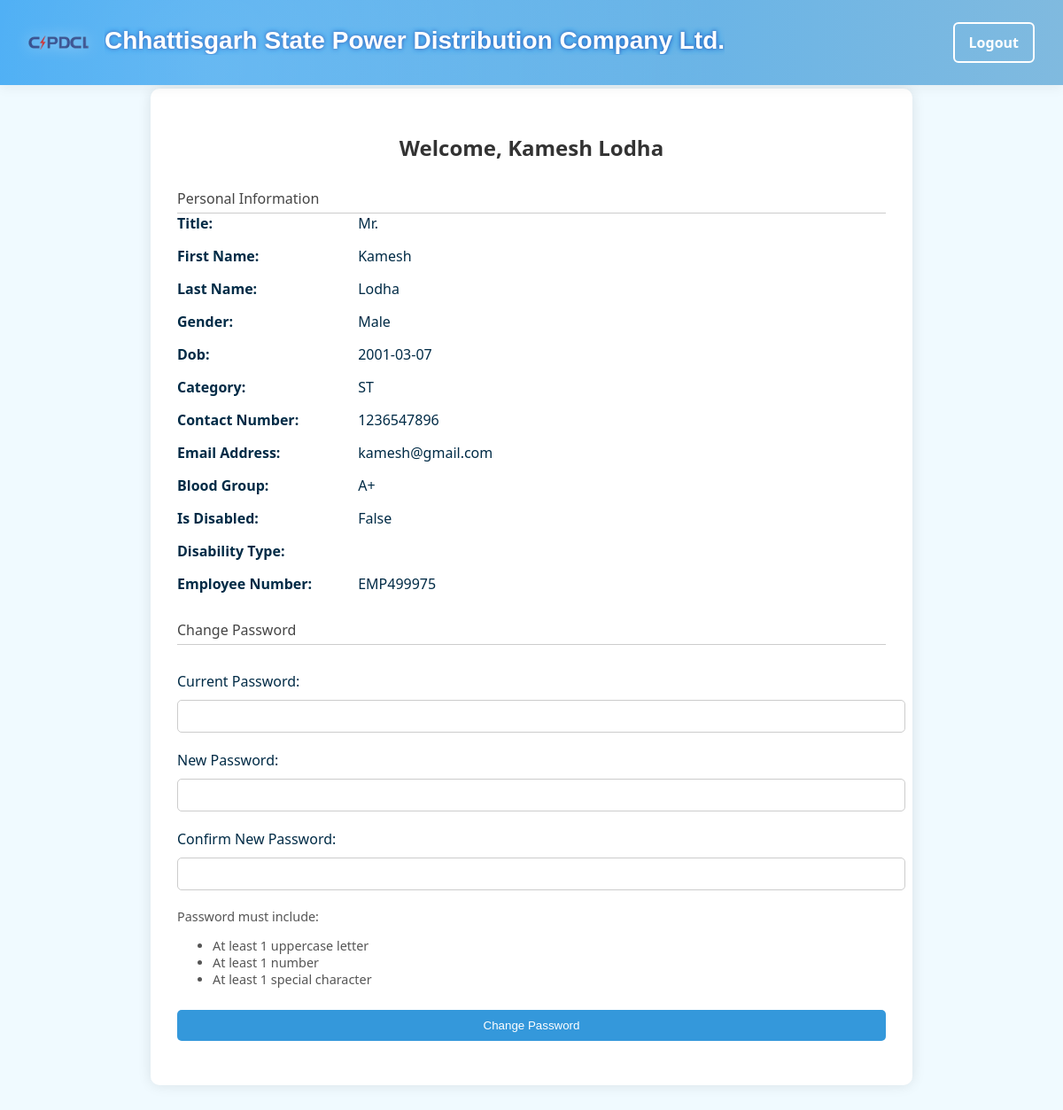
Page /my-profile (signed in) on the committed database.
### tables this page shows
CREATE TABLE users (
            id INTEGER PRIMARY KEY AUTOINCREMENT,
            username TEXT NOT NULL UNIQUE,
            password TEXT NOT NULL,
            role TEXT NOT NULL,
            manager_id INTEGER
        , title TEXT, first_name TEXT, last_name TEXT, gender TEXT, dob TEXT, category TEXT, employee_number TEXT, contact_number TEXT, email_address TEXT, blood_group TEXT, is_disabled BOOLEAN DEFAULT 0, disability_type TEXT, has_12th BOOLEAN DEFAULT 0, `12th_stream` TEXT, `12th_percentage` REAL, `12th_year` INTEGER, `12th_school` TEXT, `12th_board` TEXT, has_graduation BOOLEAN DEFAULT 0, graduation_degree TEXT, graduation_specialization TEXT, graduation_cgpa REAL, graduation_college TEXT, graduation_year INTEGER, has_pg BOOLEAN DEFAULT 0, pg_degree TEXT, pg_specialization TEXT, pg_cgpa REAL, pg_college TEXT, pg_year INTEGER, has_phd BOOLEAN DEFAULT 0, phd_field TEXT, phd_specialization TEXT, phd_status TEXT, phd_university TEXT, phd_year INTEGER, phd_thesis TEXT, office TEXT, designation TEXT, employee_type TEXT, subgroup TEXT, class INTEGER);

### app.py (the view)
@app.route('/my-profile', methods=['GET'])
@login_required
def my_profile():
    if current_user.role != 'employee':
        return "Unauthorized", 403
    conn = sqlite3.connect('users.db')
    cur = conn.cursor()
    cur.execute("""
        SELECT title, first_name, last_name, gender, dob, category, contact_number,
               email_address, blood_group, is_disabled, disability_type, employee_number,
               has_12th, `12th_stream`, `12th_percentage`, `12th_year`, `12th_school`, `12th_board`,
               has_graduation, graduation_degree, graduation_specialization, graduation_cgpa,
               graduation_college, graduation_year,
               has_pg, pg_degree, pg_specialization, pg_cgpa, pg_college, pg_year,
               has_phd, phd_field, phd_specialization, phd_status, phd_university, phd_year, phd_thesis,
               office, designation, employee_type, subgroup, class
        FROM users WHERE id = ?
    """, (current_user.id,))
    user_data = cur.fetchone()
    conn.close()
    if not user_data:
        flash("Employee information not found.")
        return redirect(url_for('logout'))
    employee_info = {
        'personal': {
            'title': user_data[0],
            'first_name': user_data[1],
            'last_name': user_data[2],
            'gender': user_data[3],
            'dob': user_data[4],
            'category': user_data[5],
            'contact_number': user_data[6],
            'email_address': user_data[7],
            'blood_group': user_data[8],
            'is_disabled': bool(user_data[9]),
            'disability_type': user_data[10],
            'employee_number': user_data[11]
        },
        'education_12th': {
            'has_12th': bool(user_data[12]),
            'stream': user_data[13],
            'percentage': user_data[14],
            'year': user_data[15],
            'school': user_data[16],
            'board': user_data[17]
        },
        'graduation': {
            'has_graduation': bool(user_data[18]),
            'degree': user_data[19],
            'specialization': user_data[20],
            'cgpa': user_data[21],
            'college': user_data[22],
            'year': user_data[23]
        },
        'post_graduation': {
            'has_pg': bool(user_data[24]),
            'degree': user_data[25],
            'specialization': user_data[26],
            'cgpa': user_data[27],
            'college': user_data[28],
            'year': user_data[29]
        },
        'phd': {
            'has_phd': bool(user_data[30]),
            'field': user_data[31],
            'specialization': user_data[32],
            'status': user_data[33],
            'university': user_data[34],
            'year': user_data[35],
            'thesis': user_data[36]
        },
        'allotment': {
            'office': user_data[37],
            'designation': user_data[38],
            'employee_type': user_data[39],
            'subgroup': user_data[40],
            'class': user_data[41]
        }
    }
    return render_template('my_profile.html', employee=employee_info)

### app.py (called while the page is built)
@login_manager.user_loader
def load_user(user_id):
    conn = sqlite3.connect('users.db')
    cur = conn.cursor()
    cur.execute("SELECT id, username, role FROM users WHERE id = ?", (user_id,))
    row = cur.fetchone()
    conn.close()
    if row:
        return User(*row)
    return None

### templates/my_profile.html (shortened to what this page needs)
<!DOCTYPE html>
<html lang="en">
<head>
</head>
<body>
  <header class="site-header shadow-sm">
    <div class="brand">
      <img src="{{ url_for('static', filename='logo1.png') }}" alt="CSPDCL logo" class="logo" />
      <h1 class="portal-title">
        <span class="typewriter">Chhattisgarh State Power Distribution Company Ltd.</span>
      </h1>
    </div>
    <a class="logout-link" href="{{ url_for('logout') }}">Logout</a>
    <div class="header-pulse"></div>
  </header>
  <div class="container">
    <h2>Welcome, {{ employee.personal.first_name }} {{ employee.personal.last_name }}</h2>
    <div class="section-title">Personal Information</div>
    {% for key, value in employee.personal.items() %}
      <div class="info-group">
        <span class="info-label">{{ key.replace('_', ' ').title() }}:</span>
        <span>{{ value }}</span>
      </div>
    {% endfor %}
    <div class="section-title">Change Password</div>
    <form action="{{ url_for('change_password') }}" method="POST" onsubmit="return validatePassword()">
      <label>Current Password:</label>
      <input type="password" name="current_password" required>
      <label>New Password:</label>
      <input type="password" name="new_password" id="new_password" required>
      <label>Confirm New Password:</label>
      <input type="password" name="confirm_password" id="confirm_password" required>
      <div class="password-rules">
        Password must include:
        <ul>
          <li>At least 1 uppercase letter</li>
          <li>At least 1 number</li>
          <li>At least 1 special character</li>
        </ul>
      </div>
      <input type="submit" value="Change Password">
    </form>
  </div>
</body>
</html>

### templates/my_profile.html (style rules this page uses)
:root { --csp-blue: #80badf; --csp-blue-dark: #40a9f4; --text-dark: #002b46; --sidebar-bg: #34495e; }
body { margin: 0; font-family: "Segoe UI", Tahoma, sans-serif; background: #f0faff url("https://www.transparenttextures.com/patterns/white-wall-3.png") repeat; background-attachment: fixed; color: var(--text-dark); }
.site-header { position: fixed; top: 0; left: 0; right: 0; height: 80px; background: linear-gradient(90deg, var(--csp-blue-dark) 0%, var(--csp-blue) 100%); color: #fff; display: flex; align-items: center; justify-content: space-between; padding: 0.5rem 2rem; box-shadow: 0 4px 12px rgba(0, 0, 0, 0.05); z-index: 1000; }
.brand { display: flex; align-items: center; gap: 1rem; }
.logo { width: 70px; height: auto; object-fit: contain; filter: drop-shadow(0 0 8px rgba(255, 255, 255, 0.5)); }
.portal-title { font-size: 1.1rem; font-weight: 700; color: #ffffff; text-shadow: 0 0 4px #2e4bac, 0 0 8px #0a9cf5; }
.typewriter { font-family: 'Franklin Gothic Medium', 'Arial Narrow', Arial, sans-serif; font-size: 28px; display: inline-block; overflow: hidden; white-space: nowrap; animation: typing 5s steps(50, end) 1; }
.header-pulse { position: absolute; inset: 0; background: radial-gradient(circle at 20% 80%, rgba(255, 255, 255, 0.15) 0%, transparent 60%); animation: pulse 6s infinite alternate; pointer-events: none; }
.logout-link { font-size: 16px; font-weight: bold; color: #fff; text-decoration: none; padding: 10px 16px; border: 2px solid white; border-radius: 6px; transition: all 0.3s ease; }
.container { max-width: 800px; margin: 100px auto 30px auto; background-color: #fff; padding: 30px; border-radius: 10px; box-shadow: 0 0 15px rgba(0, 0, 0, 0.1); }
h2 { text-align: center; color: #333; }
.section-title { margin-top: 30px; color: #444; border-bottom: 1px solid #ccc; padding-bottom: 5px; }
.info-group { margin-bottom: 15px; }
.info-label { font-weight: bold; display: inline-block; width: 200px; }
form { margin-top: 30px; }
input[type="password"], input[type="submit"] { width: 100%; padding: 10px; margin-top: 10px; margin-bottom: 20px; border: 1px solid #ccc; border-radius: 5px; }
input[type="submit"] { background-color: #3498db; color: white; border: none; cursor: pointer; transition: background-color 0.3s ease; }
.password-rules { font-size: 0.9em; color: #555; margin-bottom: 15px; }

### rows in the picture
users: personal.first_name "Kamesh", personal.last_name "Lodha", replace "Title", title "Mr.", replace "First Name", first_name "Kamesh", replace "Last Name", last_name "Lodha", replace "Gender", gender "Male", replace "Dob", dob "2001-03-07", replace "Category", category "ST", replace "Contact Number", contact_number "1236547896", replace "Email Address", email_address "kamesh@gmail.com", replace "Blood Group", blood_group "A+", replace "Employee Number", employee_number "EMP499975"

### other values in the picture
{{ key.replace('_', ' ').title() }} "Is Disabled" "Disability Type"
{{ value }} "False"
